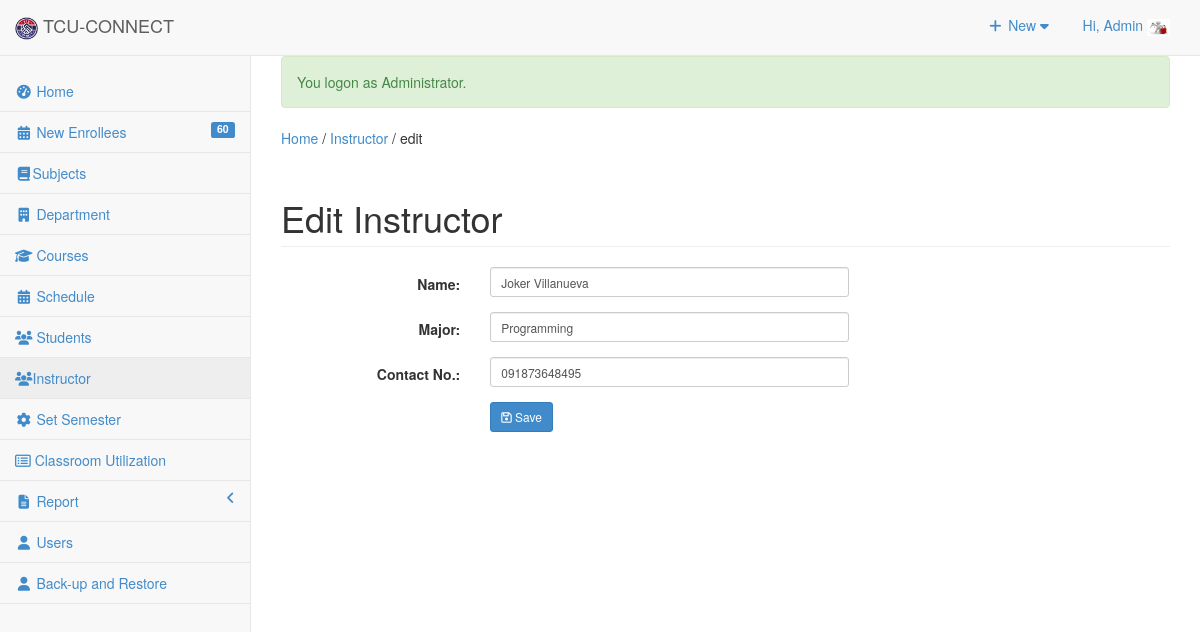
Page /admin/instructor/index.php?view=edit&id=1 (signed in) on the committed database.
### tables this page shows
CREATE TABLE `useraccounts` (
  `ACCOUNT_ID` int(11) NOT NULL,
  `ACCOUNT_NAME` varchar(255) NOT NULL,
  `ACCOUNT_USERNAME` varchar(255) NOT NULL,
  `ACCOUNT_PASSWORD` text NOT NULL,
  `ACCOUNT_TYPE` varchar(30) NOT NULL,
  `EMPID` int(11) NOT NULL,
  `USERIMAGE` varchar(255) NOT NULL
);

CREATE TABLE `tblinstructor` (
  `INST_ID` int(11) NOT NULL,
  `INST_NAME` varchar(90) NOT NULL,
  `INST_MAJOR` varchar(90) NOT NULL,
  `INST_CONTACT` varchar(30) NOT NULL
);

### admin/instructor/index.php (called while the page is built, shortened)
<?php
require_once("../../include/initialize.php");
$view = (isset($_GET['view']) && $_GET['view'] != '') ? $_GET['view'] : '';
 $title="Instructor";
 $header=$view;
require_once ("../theme/templates.php");
?>

### include/database.php (called while the page is built, shortened)
<?php
class Database {
	var $sql_string = '';
	public $conn;
	public function open_connection() {
		$this->conn = mysqli_connect(server,user,pass);
		if(!$this->conn){
			echo "Problem in database connection! Contact administrator!";
			exit();
		}else{
			$db_select = mysqli_select_db($this->conn,database_name);
		}
	}
	function setQuery($sql='') {
		$this->sql_string=$sql;
	}
	function executeQuery() {
		$result = mysqli_query($this->conn,$this->sql_string);
		return $result;
	}
	private function confirm_query($result) {
		return $result;
	}
	function loadSingleResult() {
		$cur = $this->executeQuery();
		while ($row = mysqli_fetch_object($cur)) {
		return $data = $row;
		}
	}
}
$mydb = new Database();
?>

### include/accounts.php (called while the page is built, shortened)
<?php
require_once(LIB_PATH.DS.'database.php');
class User {
	protected static  $tblname = "useraccounts";
	function single_user($id=""){
			global $mydb;
			$mydb->setQuery("SELECT * FROM ".self::$tblname."
				Where ACCOUNT_ID= '{$id}' LIMIT 1");
			$cur = $mydb->loadSingleResult();
			return $cur;
	}
}
?>

### include/instructors.php (called while the page is built, shortened)
<?php
require_once(LIB_PATH.DS.'database.php');
class Instructor {
	protected static  $tblname = "tblinstructor";
	function single_instructor($id=""){
			global $mydb;
			$mydb->setQuery("SELECT * FROM ".self::$tblname."
				Where INST_ID= '{$id}' LIMIT 1");
			$cur = $mydb->loadSingleResult();
			return $cur;
	}
}
?>

### admin/instructor/edit.php (the view, shortened to what this page needs)
<?php
  @$INST_ID = $_GET['id'];
  $subject = New Instructor();
  $inst = $subject->single_instructor($INST_ID);
?>
 <form class="form-horizontal span6" action="controller.php?action=edit" method="POST">
           <div class="row">
         <div class="col-lg-12">
            <h1 class="page-header">Edit Instructor</h1>
          </div>
        </div>
                   <div class="form-group">
                    <div class="col-md-8">
                      <label class="col-md-4 control-label" for=
                      "INST_NAME">Name:</label>
                      <div class="col-md-8">
                         <input class="form-control input-sm" id="INST_NAME" name="INST_NAME" placeholder=
                            "Instructor Full Name" type="text" value="<?php echo $inst->INST_NAME ; ?>">
                      </div>
                    </div>
                  </div>
                  <div class="form-group">
                    <div class="col-md-8">
                      <label class="col-md-4 control-label" for=
                      "INST_MAJOR">Major:</label>
                      <div class="col-md-8">
                         <input class="form-control input-sm" id="INST_MAJOR" name="INST_MAJOR" placeholder=
                            "Major" type="text" value="<?php echo $inst->INST_MAJOR ; ?>">
                      </div>
                    </div>
                  </div>
                  <div class="form-group">
                    <div class="col-md-8">
                      <label class="col-md-4 control-label" for=
                      "INST_CONTACT">Contact No.:</label>
                      <div class="col-md-8">
                         <input class="form-control input-sm" id="INST_CONTACT" name="INST_CONTACT" placeholder=
                            "Contact Number." type="text" value="<?php echo $inst->INST_CONTACT ; ?>" required>
                      </div>
                    </div>
                  </div>
             <div class="form-group">
                    <div class="col-md-8">
                      <label class="col-md-4 control-label" for=
                      "idno"></label>
                      <div class="col-md-8">
                       <button class="btn btn-primary btn-sm" name="save" type="submit" ><span class="fa fa-save fw-fa"></span>  Save</button>
                       </div>
                    </div>
                  </div>
  </form>

### admin/theme/templates.php (shortened to what this page needs)
<!DOCTYPE html>
<html lang="en">
<head>
<link href="<?php echo web_root; ?>admin/css/bootstrap.min.css" rel="stylesheet">
<link href="<?php echo web_root; ?>admin/css/metisMenu.min.css" rel="stylesheet">
<link href="<?php echo web_root; ?>admin/css/timeline.css" rel="stylesheet">
<link href="<?php echo web_root; ?>admin/css/sb-admin-2.css" rel="stylesheet">
<link href="<?php echo web_root; ?>admin/css/morris.css" rel="stylesheet">
<link href="<?php echo web_root; ?>admin/font/css/font-awesome.min.css" rel="stylesheet" type="text/css">
<link href="<?php echo web_root; ?>admin/font/font-awesome.min.css" rel="stylesheet" type="text/css">
<link href="<?php echo web_root; ?>admin/css/dataTables.bootstrap.css" rel="stylesheet">
<link href="<?php echo web_root; ?>css/bootstrap-datetimepicker.min.css" rel="stylesheet" media="screen">
<link href="<?php echo web_root; ?>css/datepicker.css" rel="stylesheet" media="screen">
<link href="<?php echo web_root; ?>admin/css/costum.css" rel="stylesheet">
<link href="<?php echo web_root; ?>css/ekko-lightbox.css" rel="stylesheet">
</head>
<?php
  $sql = "SELECT count(*) as 'enrollees' FROM tblstudent WHERE NewEnrollees=1";
  $mydb->setQuery($sql);
  $enrollees = $mydb->loadSingleResult();
  ?>
<body >
   <div id="wrapper">
        <nav class="navbar navbar-default navbar-static-top  " role="navigation" style="margin-bottom: 0">
            <div class="navbar-header">
                <a class="navbar-brand"  href="<?php echo web_root; ?>admin/index.php" >
                <img src="<?php echo web_root; ?>img/logo.png" height="23">
                TCU-CONNECT</a>
            </div>
            <ul class="nav navbar-top-links navbar-right">
                 <li class="dropdown">
                    <a class="dropdown-toggle" data-toggle="dropdown" href="#">
                        <i class="fa fa-plus fa-fw"></i> New  <i class="fa fa-caret-down"></i>
                    </a>
                </li>
<?php
 $user = New User();
$singleuser = $user->single_user($_SESSION['ACCOUNT_ID']);
?>
                <li class="dropdown">
                    <a class="dropdown-toggle" data-toggle="dropdown" href="#">
                        Hi, <?php echo $_SESSION['ACCOUNT_NAME']; ?> <img title="profile image" width="23px" height="17px" src="<?php echo web_root.'admin/user/'.$singleuser ->USERIMAGE ?>">
                    </a>
                </li>
            </ul>
            <br/>
            <div class="navbar-default sidebar" role="navigation">
                <div class="sidebar-nav navbar-collapse">
                    <ul class="nav" id="side-menu">
                        <li>
                            <a href="<?php echo web_root; ?>admin/index.php"><i class="fa fa-dashboard fa-fw"></i> Home</a>
                        </li>
                         <li>
                             <a href="<?php echo web_root; ?>admin/enrollees/index.php" ><i class="fa fa-calendar fa-fw"></i>  New Enrollees
                             <label class="label pull-right label-primary"><?php echo isset($enrollees->enrollees) ? $enrollees->enrollees : 0; ?></label> </a>
                        </li>
                        <li>
                             <a href="<?php echo web_root; ?>admin/subject/index.php"><i class="fa fa-book fa-fw"></i>Subjects </a>
                        </li>
                        <li>
                             <a href="<?php echo web_root; ?>admin/department/index.php" ><i class="fa  fa-building fa-fw"></i>  Department</a>
                  </li>
                         <li>
                             <a href="<?php echo web_root; ?>admin/course/index.php" ><i class="fa  fa-graduation-cap fa-fw"></i>  Courses </a>
                        </li>
                        <li>
                             <a href="<?php echo web_root; ?>admin/schedule/index.php" ><i class="fa fa-calendar fa-fw"></i>  Schedule </a>
                        </li>
                        <li>
                             <a href="<?php echo web_root; ?>admin/student/index.php" ><i class="fa fa-group fa-fw"></i>  Students </a>
                        </li>
                        <li>
                             <a href="<?php echo web_root; ?>admin/instructor/index.php" ><i class="fa fa-group fa-fw"></i>Instructor </a>
                        </li>
                        <li>
                             <a href="<?php echo web_root; ?>admin/maintenance/index.php" ><i class="fa fa-gear fa-fw"></i>  Set Semester </a>
                        </li>
                           <li>
                                    <a href="<?php echo web_root; ?>admin/classroom/index.php?view=list">
                                    <i class="fa fa-list-alt" ></i>   Classroom Utilization</a>
                           </li>
                           <li>
                            <a href="#"><i class="fa  fa-file-text fa-fw"></i> Report <span class="fa arrow"></span></a>
                        </li>
                        <?php if ($_SESSION['ACCOUNT_TYPE']=='Administrator') {
                        ?>
                          <li>
                            <a href="<?php echo web_root; ?>admin/user/index.php" ><i class="fa fa-user fa-fw"></i> Users </a>
                        </li>
                        <li>
                            <a href="<?php echo web_root; ?>admin/back-up/index.php" ><i class="fa fa-user fa-fw"></i> Back-up and Restore </a>
                        </li>
                 <?php }  ?>
                    </ul>
                </div>
            </div>
        </nav>
  <div id="page-wrapper">
            <div class="row" >
                <div class="col-lg-12">
                    <p>
                    <?php
                    if ($title<>'Home'){
                       echo   ' <a href="'. web_root.'admin/index.php" title="Home" >Home</a>  /
                        <a href="index.php" title="'. $title.'" >'. $title.'</a>
                        '.(isset($header) ? ' / '. $header : '') .'</p>'  ;
                    } ?>
                  <?php require_once $content; ?>
                </div>
            </div>
        </div>
    </div>
</body>
</html>

### admin/css/sb-admin-2.css (style rules this page uses)
body { background-color: #f8f8f8; }
#wrapper { width: 100%; }
#page-wrapper { padding: 0 15px; min-height: 568px; background-color: #fff; }
@media (min-width:768px) { #page-wrapper { position: inherit; margin: 0 0 0 250px; padding: 0 30px; border-left: 1px solid #e7e7e7; } }
.navbar-top-links { margin-right: 0; }
.navbar-top-links li { display: inline-block; }
.navbar-top-links li:last-child { margin-right: 15px; }
.navbar-top-links li a { padding: 15px; min-height: 50px; }
.sidebar .sidebar-nav.navbar-collapse { padding-right: 0; padding-left: 0; }
.sidebar ul li { border-bottom: 1px solid #e7e7e7; }
.sidebar ul li a.active { background-color: #eee; }
.sidebar .arrow { float: right; }
.sidebar .fa.arrow:before { content: "\f104"; }
@media (min-width:768px) { .sidebar { z-index: 1; position: absolute; width: 250px; margin-top: 51px; } }

### rows in the picture
useraccounts: USERIMAGE (picture)
tblinstructor: INST_NAME "Joker Villanueva", INST_MAJOR "Programming", INST_CONTACT "091873648495"

### other values in the picture
$_SESSION['ACCOUNT_NAME'] "Admin"
$enrollees->enrollees "60"
$_SESSION['message'] "You logon as Administrator."
$title "Instructor"
$header "edit"
